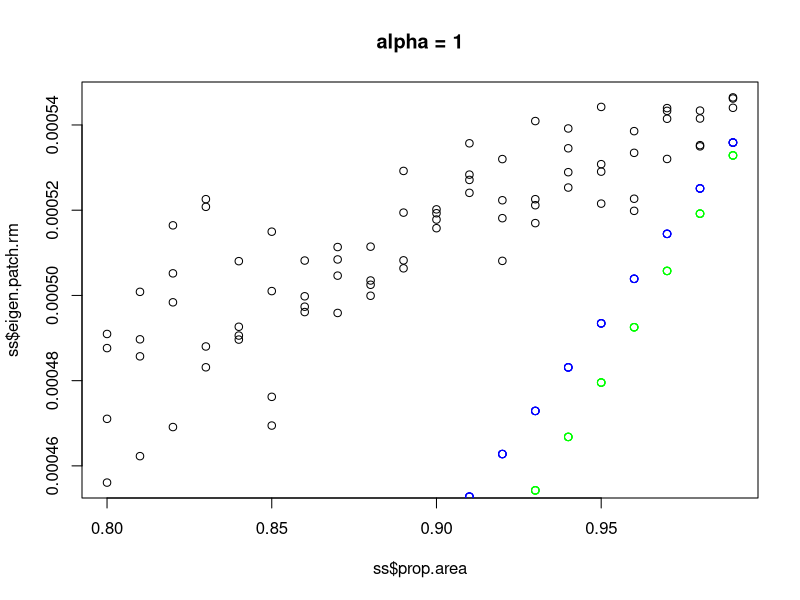
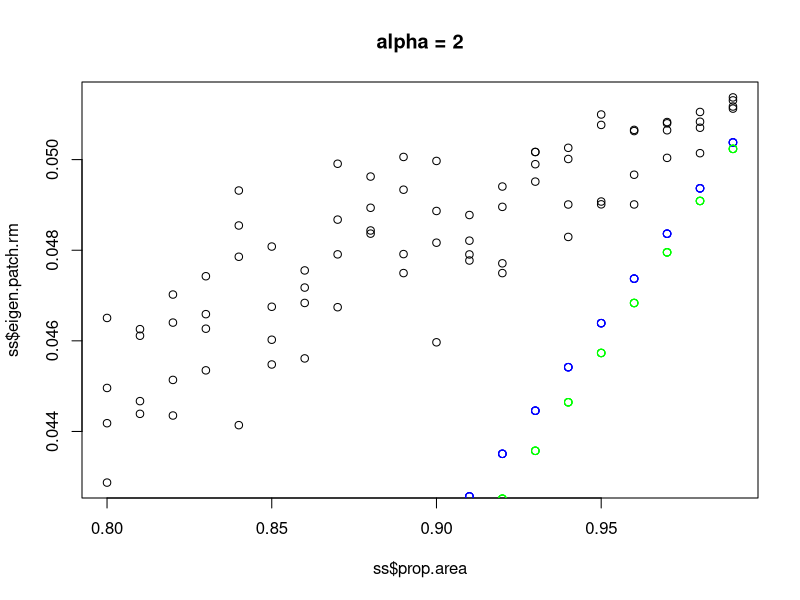

Here is the R script that generated these plots, in order:
#OPTIONS
 #1.  Choose to set metric to:
      # A)                      "sp" - Space between patch edges - Note:  Use for island model
      # B)                      "d"  - Space between patch centres 
     metric.lab="sp"        
 #2.  Assign Number of patches (num)
     num=100                        
 #3.  Assign Total Spatial Area over which the patches are distributed (Tx by Ty)
     Tx=100
     Ty=100
 #4.  Choose patch size distribution:
      # A Higher value is more clustered, 0 is uniform
     size.dist=0
 #5.  Choose spatial dist.  u=uniform, r=random, c=clustered
     spatial.dist="u"
      # For clustered, specify by how much.  
     clustering=0.5
 #6.  Block Number for clustering/random - May not be necessary to change,
      # and a little complicated to modify, so not included. 10x10 patches
      # probably OK for initial analyses.
      # Find under SPATIAL DIST. B) 
 #7.  Uniform Distribution - May want to modify to have patches go right to the edge.
      # However, we already have edge avoidance for random & clustered, so not necessary.
 #8.  Percentage of Islands that are not removed (as decimal)
     islands.to.be.removed=0.2  #WARNING!!!!  TEMP. CHANGED,  may be better at .5######## 
 #9.  Repeats for habitat destruction
      #repeats is the number of time we repeat simulation  
     repeats=2  #WARNING!!!!  TEMP. CHANGED, may be better at 100########
 #10. Change Alpha (for natural landscape - alpha changes according to how much land you remove)
     alpha=seq(1,2,1)
 #11. Change mu
     mu=1
 #12. Total number of repeats for the entire program
     number.of.bunch.of.repeats=2

  
#PROGRAM

###############################################################
###############################################################
###############################################################

#Unique label for each run
unique.lab<-format(Sys.time(), "%b %d, %H:%M")  

#overall data output
prop.area<-undisturbed.eigen<-eigen.patch.rm <-eigen.islands<-eigen.quality<-num.patch.rem<-alpha.count<-bunch.of.repeats<-0
out.data<-cbind(prop.area,undisturbed.eigen,eigen.patch.rm ,eigen.islands,eigen.quality,num.patch.rem,alpha.count,bunch.of.repeats)
out.data

#Bunch of repeats:
for (bunch.of.repeats in 1:number.of.bunch.of.repeats) {

#So let us call A[i] the area of patch i (pi).  Assume circular patches for now, centered at (x[i],y[i]).

#PATCH SIZE - Total area is 100
#A<-rep(0,num); dim(A)<-c(num)
#    #A) Equally Sized 
#        A=rep(1 ,num)  #This part may not be necessary if we are not adding any other distribution types to part B (ex. rpois, rbinom...)
#          
    #B) Log normal distribution of site sizes
        #Issue (Slight approx.  -->  When scaling to fit total area of 100, you disrupt log normal distribution)
        A=rlnorm(n=num,mean=0,sd=size.dist) #Higher sd is more clustered
        A<-(num*A)/(sum(A))  

#RADIUS - Since patches are circular, ri=radius of ith patch.
        r<-sqrt(A/pi)
    
#LOCATION - Assign xi and yi
x<-rep(0,num); dim(x)<-c(num)
y<-rep(0,num); dim(y)<-c(num)

#SPATIAL DISTRIBUTION OF PATCHES
  #A) Uniform distribution (Only works for num=100 right now - more complicated for alternative num and Tx, Ty values)
    if (spatial.dist=="u"){
    x<-rep(seq(from=5,to=95,by=10),10)
    y<-rep(seq(from=5,to=95,by=10),each=10)}
  #B) Random & Aggregated Distribution - Agregated is a small size value, random is a large size value
    if (spatial.dist!="u"){ 
          #First, Assign the number of patches to go in each block in the total spatial area
          #Total number of blocks is block.number
          block.number=Tx*Ty/100
          mean.num<-num/block.number 
          if (spatial.dist!="c"){blocks<-rnbinom(n=block.number,size=clustering,mu=mean.num)} #aggregated
          if (spatial.dist!="r"){blocks<-rpois(n=block.number,lambda=mean.num)} #random - this is equivalent to size = infinity
          #Make total patch count = num
          while (sum(blocks)<num) {
             block.add<-runif(n=1,min=1,max=block.number+1)
             blocks[block.add]<-blocks[block.add]+1
             }
          while (sum(blocks)>num) {
             block.rm<-runif(n=1,min=1,max=block.number+1)
             if(blocks[block.rm]>0){
                blocks[block.rm]<-blocks[block.rm]-1
                }
             }   
             
          #Now place the patches within each block.  (Approx:  If the patches are too big to fit in one block, randomly place the patch nearby.)  
          patch.rad<-rep(0,num); dim(patch.rad)<-c(num)
          block.counter<-1
          patch.counter<-1
          for (i in 0:9) {  
            for (j in 0:9) { 
              if (blocks[block.counter]>0) {
                for (k in 1:blocks[block.counter]) {
                fit<-0
                to.exit<-0
                      while (fit==0) {
                           if(to.exit<=3) {
                              print(to.exit)
                              tmpi<-i*10+sample(1:9,size=1)
                              tmpj<-j*10+sample(1:9,size=1)
                           }
                           else {
                              tmpi<-tmpi+rnorm(n=1,mean=0,sd=2)
                              tmpj<-tmpj+rnorm(n=1,mean=0,sd=2)
                           }
                           tmp.rad<-r[patch.counter]
                           dis<-((x-tmpi)^2+(y-tmpj)^2)^.5-patch.rad-tmp.rad
                           #Note:  There is some origin avoidance here
                           #Some edge avoidance:
                           edge.dis<-min(c(tmpi-tmp.rad,tmpj-tmp.rad,Tx-tmpi-tmp.rad,Ty-tmpj-tmp.rad))
                           if (min(dis)<=0) {to.exit<-to.exit+1}
                           else if (edge.dis<0) {to.exit<-to.exit+1}
                           else   {fit<-1}
                      }
                      x[patch.counter]<-tmpi
                      y[patch.counter]<-tmpj
                      patch.rad[patch.counter]<-r[patch.counter]
                      patch.counter<-patch.counter+1
                }
              }
            block.counter<-block.counter+1
          }
          } 
          r<-patch.rad
    }

#DISTANCE among patches - d is distance between patch centres, sp is the distance between patch edges. 
d<-rep(0,num^2);dim(d)<-c(num,num)
sp<-rep(0,num^2);dim(sp)<-c(num,num)   
    for (i in 1:num) {
      for (j in 1:num)  {
        d[i,j]<-((x[i]-x[j])^2+(y[i]-y[j])^2)^.5
        if (j!=i) {sp[i,j]<-(((x[i]-x[j])^2+(y[i]-y[j])^2)^.5)-(r[i]+r[j])}
      }
    }

    #d2<-as.vector(d)
    #d2<-subset(d2,d2>0) ;d2<-d2[order(d2)]
    ##length(d2)     #this is correct and is sorted in increasing order (smallest first)
    #min.dist[]<-d2[1];second.dist[]<-d2[3];var.dist[]<-var(d2);mean.dist[]<-mean(d2)
    #  DO SAME THING FOR SIZE DISTRIBUTION (VARIANCE and MEAN)
    # Save landscape locations and patch sizes in another file
    
#RENAMING VARIABLES - Are we using d or sp this time?

if (metric.lab=="sp") {metric=sp; metric.sp=1}                                
else {metric=d; metric.sp=0}

#ALPHA repeats          
for (alpha.count in alpha) {

#NATURAL LANDSCAPE MATRIX & EIGENVALUE
m<-rep(0,num^2);dim(m)<-c(num,num)   
    for (i in 1:num) {
      for (j in 1:num)  {
      if (i==j) {m[i,j]<-0}
        else {
         m[i,j]<-mu^2*A[i]*A[j]*exp(-1*metric[i,j]/alpha.count)}
      }}
   sol<-eigen(m,symmetric=F)
   aa<-sol$values[order(sol$values,decreasing=T)]
   eigen.natural<-Re(aa[1])

###############################################################
count<-0
prop.area<-c();eigen.patch.rm=c(); eigen.islands=c(); eigen.quality=c(); num.patch.rem=c(); eigen.quality2=c()
total.area=sum(A)
new.m<-rep(0,num^2);dim(new.m)<-c(num,num)    #new m with sites removed
m.smallermu<-rep(0,num^2);dim(m.smallermu)<-c(num,num) #For lower patch quality 
m.islands<-rep(0,num^2);dim(m.islands)<-c(num,num)# For Island model
for (i in 1:(islands.to.be.removed*num)) {  
    for (j in 1:repeats){
        count<-count+1
        print(count)
        num.patch.rem[count]=i
        # PATCH REMOVAL
        to.rem<-sample(1:num,size=i,replace=F)
        A.rem<-A ;  A.rem[to.rem]<-0 # Set size of patches to remove to zero
            for (k in 1:num) {
               for (l in 1:num)  {
               if (k==l) {new.m[k,l]<-0}
                 else {
                  new.m[k,l]<-mu^2*A.rem[k]*A.rem[l]*exp(-1*metric[k,l]/alpha.count)}  # New matrix with removed sites removed
               }}
            sol<-eigen(new.m,symmetric=F)
            aa<-sol$values[order(sol$values,decreasing=T)]
            eigen.patch.rm[count]<-Re(aa[1])    

        # PATCH QUALITY
        prop.area[count]=(total.area-sum(A[to.rem]))/total.area
        eigen.quality[count]=eigen.natural*(prop.area[count]^2)        
        
        # ISLAND MODEL Reduce the area of each patch    
        if (metric.sp==1) {
            new.A=prop.area[count]*A
            new.r=sqrt(new.A/pi)        
            new.sp<-rep(0,num^2);dim(new.sp)<-c(num,num)     
            for (k in 1:num) {  #dont need to reset new2.m since k!=l always constant
               for (l in 1:num)  {
                 if (k!=l) { 
                 new.sp[k,l]<-(((x[k]-x[l])^2+(y[k]-y[l])^2)^.5)-(new.r[k]+new.r[l])
                 m.islands[k,l]<-mu^2*new.A[k]*new.A[l]*exp(-1*new.sp[k,l]/alpha.count)}
            } }
        sol<-eigen(m.islands,symmetric=F)
        aa<-sol$values[order(sol$values,decreasing=T)]
        eigen.islands[count]<-Re(aa[1])} 
    }
}
if (metric.sp==0) {eigen.islands=eigen.quality}

# I don't know how you want to do this to make it work smoothly with the rest of the model, but
# here is a change in alpha - dont know how it should be incorporated though.
#new.alpha=alpha
#m.alpha<-rep(0,num^2);dim(m.alpha)<-c(num,num); 
#eigen.alpha=c(); count=1 # if you incorporate it with the rest.
#for (k in 1:num) {  
#    for (l in 1:num)  {
#      if (k!=l) { 
#      m.alpha[k,l]<-mu^2*A[k]*A[l]*exp(-1*metric[k,l]/new.alpha)}
#    } }
#sol<-eigen(m.alpha,symmetric=F)
#aa<-sol$values[order(sol$values,decreasing=T)]
#eigen.alpha[count]<-Re(aa[1]) 
#


###############################################################
########################SAVE DATA##############################
###############################################################

#SUMMARY
#The natural state of the patches have an eigenvalue of   eigen.natural
#Remove a patch - eigen.patch.rm
#Reduce area of patch like island - eigen.islands
#Total proportion of area removed for each trial is 1-prop.area
#alpha.count - current alpha value
#number.of.bunch.of.repeats - total # of repeats for given setup
t.undisturbed.eigen<-rep(eigen.natural,length(prop.area)) ;t.bunch.of.repeats<-rep(bunch.of.repeats,length(prop.area));t.alpha.count<-rep(alpha.count,length(prop.area))
tmp.out<-cbind(prop.area,t.undisturbed.eigen,eigen.patch.rm ,eigen.islands,eigen.quality,num.patch.rem,t.alpha.count,t.bunch.of.repeats)
out.data<-rbind(out.data,tmp.out)
#M.summary.stats1=c();dim(M.summary.stats1)=c(number.of.bunch.of.repeats,length(row))
#M.summary.stats1[alpha.count,]<-row

}

#summary.stats2=c()
#summary.stats2[bunch.of.repeats]=matrix(paste(
}
summary.stats=data.frame(out.data)
summary.stats<-summary.stats[-1,]
summary(summary.stats)



for (i in 1: length(alpha)) {
windows()
ss<-subset(summary.stats,alpha.count==alpha[i])
plot(ss$prop.area,ss$eigen.patch.rm,main=paste("alpha =",alpha[i]))
points(ss$prop.area,ss$eigen.quality,col="blue")
points(ss$prop.area,ss$eigen.islands,col="green") }


head(summary.stats)
